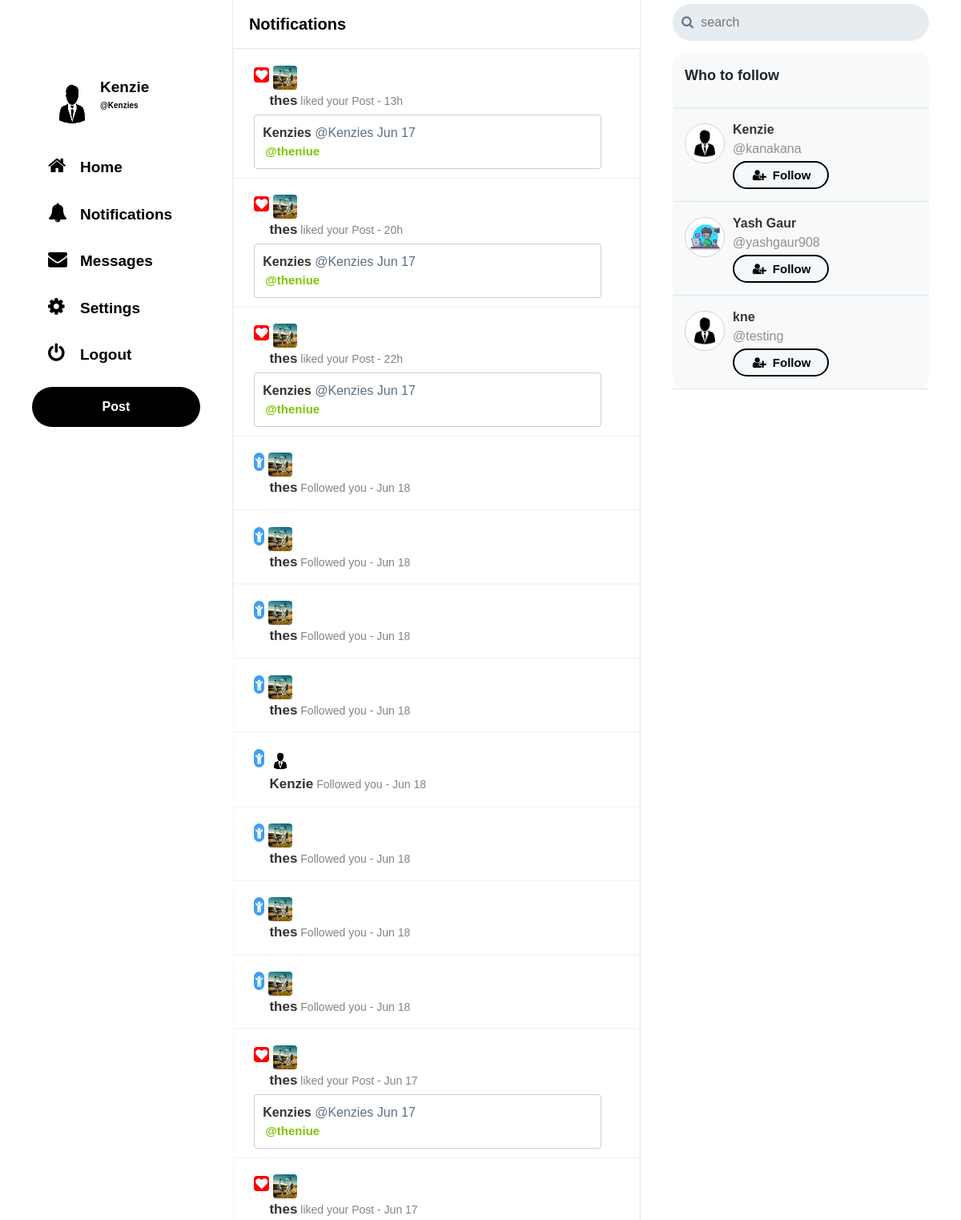
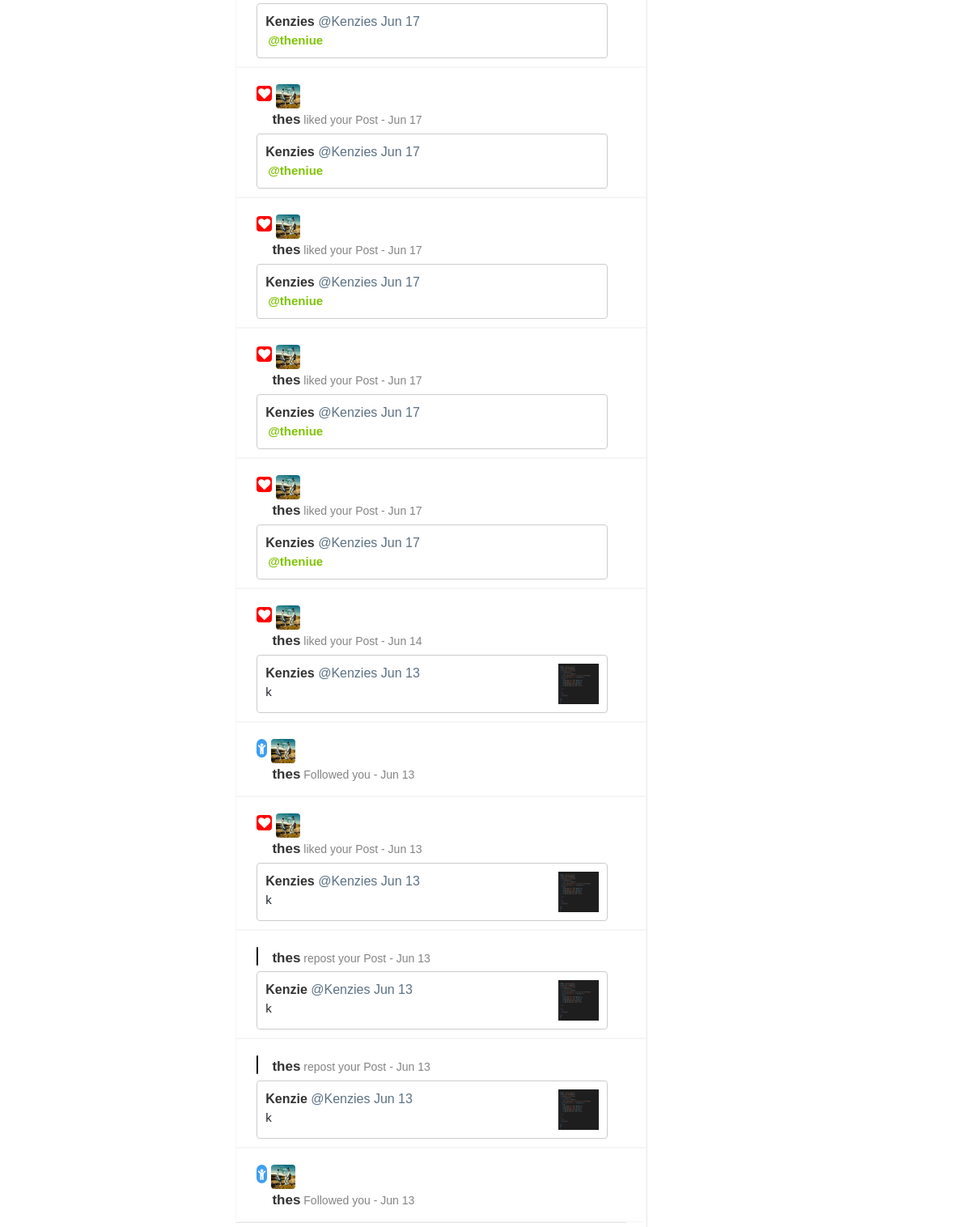
The page /notification.php (signed in) on the database its author committed (2 pictures, top to bottom).
### tables this page shows
CREATE TABLE `users` (
  `user_id` int(11) NOT NULL,
  `username` varchar(40) NOT NULL,
  `email` varchar(255) NOT NULL,
  `password` varchar(32) NOT NULL,
  `screenName` varchar(40) NOT NULL,
  `profileImage` varchar(255) NOT NULL,
  `profileCover` varchar(255) NOT NULL,
  `following` int(11) NOT NULL,
  `followers` int(11) NOT NULL,
  `bio` varchar(140) NOT NULL,
  `country` varchar(255) NOT NULL,
  `website` varchar(255) NOT NULL
);

CREATE TABLE `notification` (
  `ID` int(11) NOT NULL,
  `notificationFor` int(11) NOT NULL,
  `notificationFrom` int(11) NOT NULL,
  `target` int(11) NOT NULL,
  `type` enum('follow','repost','like','mention') NOT NULL,
  `time` datetime NOT NULL,
  `status` int(11) NOT NULL
);

CREATE TABLE `posts` (
  `postID` int(11) NOT NULL,
  `status` varchar(1000) NOT NULL,
  `postBy` int(11) NOT NULL,
  `repostID` int(11) NOT NULL,
  `repostBy` int(11) NOT NULL,
  `postImage` varchar(255) NOT NULL,
  `likesCount` int(11) NOT NULL,
  `repostCount` int(11) NOT NULL,
  `postedOn` datetime NOT NULL,
  `repostMsg` varchar(140) NOT NULL
);

### core/init.php (called while the page is built, shortened)
<?php
	include 'database/connection.php';
	include 'classes/user.php';
	include 'classes/post.php';
	include 'classes/follow.php';
	include 'classes/message.php';
  	global $pdo;
  	$getFromU = new User($pdo);
  	$getFromT = new Post($pdo);
    $getFromM = new Message($pdo);
 ?>

### core/classes/user.php (called while the page is built, shortened)
<?php
class User{
	protected $pdo;
 	public function __construct($pdo){
	    $this->pdo = $pdo;
	}
	public function userData($user_id){
		$stmt = $this->pdo->prepare('SELECT * FROM `users` WHERE `user_id` = :user_id');
		$stmt->bindParam(':user_id', $user_id, PDO::PARAM_INT);
		$stmt->execute();
		return $stmt->fetch(PDO::FETCH_OBJ);
	}
	public function loggedIn(){
		return (isset($_SESSION['user_id'])) ? true : false;
	}
	public function timeAgo($datetime){
		$time    = strtotime($datetime);
 		$current = time();
 		$seconds = $current - $time;
 		$minutes = round($seconds / 60);
		$hours   = round($seconds / 3600);
		$months  = round($seconds / 2600640);
		if($seconds <= 60){
			if($seconds == 0){
				return 'now';
			}else{
				return $seconds.'s';
			}
		}else if($minutes <= 60){
			return $minutes.'m';
		}else if($hours <= 24){
			return $hours.'h';
		}else if($months <= 12){
			return date('M j', $time);
		}else{
			return date('j M Y', $time);
		}
	}
}
?>

### core/classes/message.php (called while the page is built, shortened)
<?php
  class Message extends User{
    function __construct($pdo) {
      $this->pdo = $pdo;
    }
    public function notification($user_id){
      $stmt = $this->pdo->prepare("SELECT * FROM `notification` N LEFT JOIN `users` U ON N.`notificationFrom` = U.`user_id` LEFT JOIN `posts` T ON N.`target` = T.`postID` LEFT JOIN `likes` L ON N.`target` = L.`likeOn` LEFT JOIN `follow` F ON N.`notificationFrom` = F.`sender` AND N.`notificationFor` = F.`receiver` WHERE N.`notificationFor` = :user_id AND N.`notificationFrom` != :user_id GROUP BY `ID` ORDER BY N.`time` DESC");
      $stmt->execute(array("user_id" => $user_id));
      return $stmt->fetchAll(PDO::FETCH_OBJ);
    }
  }
?>

### notification.php (the view, shortened to what this page needs)
<?php
	include 'core/init.php';
 	$user_id = $_SESSION['user_id'];
	$user    = $getFromU->userData($user_id);
	$getFromM->notificationViewed($user_id);
	$notification  = $getFromM->notification($user_id);
 ?>
<!DOCTYPE html>
<html>
<head>
    <link rel="stylesheet" href="https://cdnjs.cloudflare.com/ajax/libs/font-awesome/4.6.3/css/font-awesome.css"/>
    <link rel='stylesheet' href='<?php echo BASE_URL;?>assets/css/style.css' />
    <link rel='stylesheet' href='<?php echo BASE_URL;?>assets/css/font-awesome.css' />
    <link rel='stylesheet' href='<?php echo BASE_URL;?>assets/css/bootstrap.css' />
    <link rel="stylesheet" href="<?php echo BASE_URL;?>assets/css/style-complete.css" />
</head>
<body>
    <div class="grid-container">
        <?php require 'left-sidebar.php' ?>
        <div class="main">
                    <p class="page_title mb-0">Notifications</p>
                    <div class="notification-full-wrapper">
                        <?php foreach($notification as $data) :?>
                        <?php if($data->type == 'follow') :?>
                        <div class="notification-wrapper">
                            <div class="notification-inner">
                                <div class="notification-header">
                                    <div class="notification-img">
                                        <span class="follow-logo">
                                            <i class="fa fa-child" aria-hidden="true"></i>
                                        </span>
                                    </div>
                                    <div class="notification-name">
                                        <div>
                                            <img src="<?php echo BASE_URL.$data->profileImage;?>" />
                                        </div>
                                    </div>
                                    <div class="notification-post">
                                        <a href="<?php echo BASE_URL.'profile.php?username='.$data->username;?>" class="notifi-name"><?php echo $data->screenName;?></a><span> Followed you - <span><?php echo $getFromU->timeAgo($data->time);?></span>
                                    </div>
                                </div>
                            </div>
                        </div>
                        <?php endif;?>
                        <?php if($data->type == 'like') :?>
                        <div class="notification-wrapper">
                            <div class="notification-inner">
                                <div class="notification-header">
                                    <div class="notification-img">
                                        <span class="heart-logo">
                                            <i class="fa fa-heart" aria-hidden="true"></i>
                                        </span>
                                    </div>
                                    <div class="notification-name">
                                        <div>
                                            <img src="<?php echo BASE_URL.$data->profileImage;?>" />
                                        </div>
                                    </div>
                                </div>
                                <div class="notification-post">
                                    <a href="<?php echo BASE_URL.'profile.php?username='.$data->username;?>" class="notifi-name"><?php echo $data->screenName;?></a><span> liked your <?php if($data->postBy === $user_id){echo 'Post';}else{echo 'Repost';}?> - <span><?php echo $getFromU->timeAgo($data->time);?></span>
                                </div>
                                <div class="notification-footer">
                                    <div class="noti-footer-inner">
                                        <div class="noti-footer-inner-left">
                                            <div class="t-h-c-name">
                                                <span><a href="<?php echo BASE_URL.$user->username;?>"><?php echo $user->username;?></a></span>
                                                <span>@<?php echo $user->username;?></span>
                                                <span><?php echo $getFromU->timeAgo($data->postedOn);?></span>
                                            </div>
                                            <div class="noti-footer-inner-right-text">
                                                <?php echo $getFromT->getPostlinks($data->status);?>
                                            </div>
                                        </div>
                                        <?php if(!empty($data->postImage)) :?>
                                        <div class="noti-footer-inner-right">
                                            <img src="<?php echo BASE_URL.$data->postImage;?>" />
                                        </div>
                                        <?php endif;?>
                                    </div>
                                </div>
                            </div>
                        </div>
                        <?php endif;?>
                        <?php if($data->type == 'repost') :?>
                        <div class="notification-wrapper">
                            <div class="notification-inner">
                                <div class="notification-header">
                                    <div class="notification-img">
                                        <span class="repost-logo">
                                        </span>
                                    </div>
                                    <div class="notification-post">
                                        <a href="<?php echo BASE_URL.'profile.php?username='.$data->username;?>" class="notifi-name"><?php echo $data->screenName;?></a><span> repost your <?php if($data->postBy === $user_id){echo 'Post';}else{echo 'Repost';}?> - <span><?php echo $getFromU->timeAgo($data->time);?></span>
                                    </div>
                                    <div class="notification-footer">
                                        <div class="noti-footer-inner">
                                            <div class="noti-footer-inner-left">
                                                <div class="t-h-c-name">
                                                    <span><a href="<?php echo BASE_URL.'profile.php?username='.$user->username;?>"><?php echo $user->screenName;?></a></span>
                                                    <span>@<?php echo $user->username;?></span>
                                                    <span><?php echo $getFromU->timeAgo($data->postedOn);?></span>
                                                </div>
                                                <div class="noti-footer-inner-right-text">
                                                    <?php echo $getFromT->getPostLinks($data->status)?>
                                                </div>
                                            </div>
                                            <?php if(!empty($data->postImage)) :?>
                                            <div class="noti-footer-inner-right">
                                                <img src="<?php echo BASE_URL.$data->postImage;?>" />
                                            </div>
                                            <?php endif;?>
                                        </div>
                                    </div>
                                </div>
                            </div>
                        </div>
                        <?php endif;?>
                        <?php endforeach;?>
                    </div>
                    <div class="loading-div">
                    </div>
                </div>
        <?php require 'right-sidebar.php' ?>
</body>
</html>

### left-sidebar.php (shortened to what this page needs)
   <div class="sidebar">
    <ul style="list-style:none;">
        <li >
        <a href="<?php echo BASE_URL; ?><?="profile.php?username="?><?php echo $user->username;?>" ?>
            <div class="sidebar_profile-box">
                <div style="margin-right: 5px;">
                    <img class="sidebar_profile-image" width="60px" height="100%" src=<?= BASE_URL.$user->profileImage?> alt="">
                </div>
                <div class="sidebar_profile-info">
                    <p style="color: black;"><?=$user->screenName?></p>
                    <p style="font-size: 10px;color:black; align-items:center">@<?=$user->username?></p>
                </div>
            </div>
            </a>
    </li>
        <li class="active_menu"><a href='<?php echo BASE_URL; ?>home.php'><i class="fa fa-home" style="color: black;"></i><span style="color: black;" >Home</span></a></li>
        <?php if ( $getFromU->loggedIn() === true ) {
        ?>
        <li><a href='<?php echo BASE_URL; ?>notification.php'><i class="fa fa-bell" aria-hidden="true"></i><span>Notifications</span></a></li>
        <li id='messagePopup'><a><i class="fa fa-envelope" aria-hidden='true'></i><span>Messages</span></a></li>
        <li><a href='<?php echo BASE_URL; ?>account.php'><i class="fa fa-cog"></i><span>Settings</span></a></li>
        <li><a href='<?php echo BASE_URL; ?>includes/logout.php'><i class="fa fa-power-off"></i><span>Logout</span></a></li>
        <li style="padding:10px 40px;"><button class="sidebar_post button addPostBtn" style="outline:none;">Post</button></li>
        <?php }?>
    </ul>
</div>

### core/classes/post.php (shortened to what this page needs)
<?php
class Post extends User{
 	public function __construct($pdo){
		$this->pdo = $pdo;
	}
	public static function getPostLinks($post){
		$post = preg_replace("/(https?:\/\/)([\w]+.)([\w\.]+)/", "<a href='$1' target='_blink'>$0</a>", $post);
		$post = preg_replace("/#([\w]+)/", "<a href='http://localhost/sosmed/hashtag.php?hashtag=$1'>$0</a>", $post);
		$post = preg_replace("/@([\w]+)/", "<a href='http://localhost/sosmed/profile.php?username=$1'>$0</a>", $post);
		return $post;
	}
}
?>

### core/classes/follow.php (shortened to what this page needs)
<?php
 class Follow extends User{
    public function __construct($pdo){
        $this->pdo = $pdo;
    }
	public function checkFollow($followerID, $user_id){
		$stmt = $this->pdo->prepare("SELECT * FROM `follow` WHERE `sender` = :user_id  AND `receiver` = :followerID");
		$stmt->bindParam(":user_id", $user_id, PDO::PARAM_INT);
		$stmt->bindParam(":followerID", $followerID, PDO::PARAM_INT);
		$stmt->execute();
		return $stmt->fetch(PDO::FETCH_ASSOC);
	}
	public function followBtn($profileID, $user_id, $followID){
		$data = $this->checkFollow($profileID, $user_id);
		if($this->loggedIn()===true){
			if($profileID != $user_id){
				if(isset($data['receiver']) && $data['receiver'] === $profileID){
					return "<button class='f-btn following-btn follow-btn' data-follow='".$profileID."' data-profile='".$followID."' style='outline:none;'>Following</button>";
				}else{
					return "<button class='f-btn follow-btn' data-follow='".$profileID."' data-profile='".$followID."' style='outline:none;'><i class='fa fa-user-plus'></i>Follow</button>";
				}
			}else{
				return "<button class='new-btn' onclick=location.href='".BASE_URL."profileEdit.php' style='outline:none;'>Edit Profile</button>";
			}
		}else{
			return "<button style='outline:none;' class='f-btn' onclick=location.href='".BASE_URL."index.php'><i class='fa fa-user-plus'></i>Follow</button>";
		}
	}
	public function whoToFollow($user_id, $profileID){
		$stmt = $this->pdo->prepare("SELECT * FROM `users` WHERE `user_id` != :user_id AND `user_id` NOT IN (SELECT `receiver` FROM `follow` WHERE `sender` = :user_id) ORDER BY rand() LIMIT 3");
		$stmt->execute(array("user_id" => $user_id));
		$users = $stmt->fetchAll(PDO::FETCH_OBJ);
		echo '<div class="trends_container"><div class="trends_box"><div class="trends_header"><p>Who to follow</p></div>';
		foreach ($users as $user) {
			echo '<div class="follow-body trend">
					<div class="follow-img media-inner">
					  <img src="'.BASE_URL.$user->profileImage.'"/>
				    </div>
					<div class="media-inner">
						<div class="fo-co-head media-body">
							<a href="'.BASE_URL.$user->username.'">'.$user->screenName.'</a><br><span>@'.$user->username.'</span>
						</div>
						'.$this->followBtn($user->user_id, $user_id, $profileID).'
					</div>
				</div>';
		}
	}
}
?>

### rows shown on the page
users: profileImage (placeholder picture), screenName "Kenzie", username "Kenzies"
notification: users.profileImage (picture), users.screenName "thes", shows "Post", time "13h", posts.postedOn "Jun 17", posts.status "@theniue"
notification: users.profileImage (picture), users.screenName "thes", shows "Post", time "20h", posts.postedOn "Jun 17", posts.status "@theniue"
notification: users.profileImage (picture), users.screenName "thes", shows "Post", time "22h", posts.postedOn "Jun 17", posts.status "@theniue"
notification: users.profileImage (picture), users.screenName "thes", time "Jun 18"
notification: users.profileImage (picture), users.screenName "thes", time "Jun 18"
notification: users.profileImage (picture), users.screenName "thes", time "Jun 18"
notification: users.profileImage (picture), users.screenName "thes", time "Jun 18"
notification: users.profileImage (placeholder picture), users.screenName "Kenzie", time "Jun 18"
notification: users.profileImage (picture), users.screenName "thes", time "Jun 18"
notification: users.profileImage (picture), users.screenName "thes", time "Jun 18"
notification: users.profileImage (picture), users.screenName "thes", time "Jun 18"
notification: users.profileImage (picture), users.screenName "thes", shows "Post", time "Jun 17", posts.postedOn "Jun 17", posts.status "@theniue"
notification: users.profileImage (picture), users.screenName "thes", shows "Post", time "Jun 17", posts.postedOn "Jun 17", posts.status "@theniue"
notification: users.profileImage (picture), users.screenName "thes", shows "Post", time "Jun 17", posts.postedOn "Jun 17", posts.status "@theniue"
notification: users.profileImage (picture), users.screenName "thes", shows "Post", time "Jun 17", posts.postedOn "Jun 17", posts.status "@theniue"
notification: users.profileImage (picture), users.screenName "thes", shows "Post", time "Jun 17", posts.postedOn "Jun 17", posts.status "@theniue"
notification: users.profileImage (picture), users.screenName "thes", shows "Post", time "Jun 17", posts.postedOn "Jun 17", posts.status "@theniue"
notification: users.profileImage (picture), users.screenName "thes", shows "Post", time "Jun 14", posts.postedOn "Jun 13", posts.status "k", posts.postImage (picture)
notification: users.profileImage (picture), users.screenName "thes", time "Jun 13"
notification: users.profileImage (picture), users.screenName "thes", shows "Post", time "Jun 13", posts.postedOn "Jun 13", posts.status "k", posts.postImage (picture)
notification: users.screenName "thes", shows "Post", time "Jun 13", posts.postedOn "Jun 13", posts.status "k", posts.postImage (picture)
notification: users.screenName "thes", shows "Post", time "Jun 13", posts.postedOn "Jun 13", posts.status "k", posts.postImage (picture)
notification: users.profileImage (picture), users.screenName "thes", time "Jun 13"
users: profileImage (placeholder picture), screenName "Kenzie", username "kanakana"
users: profileImage (picture), screenName "Yash Gaur", username "yashgaur908"
users: profileImage (placeholder picture), screenName "kne", username "testing"
